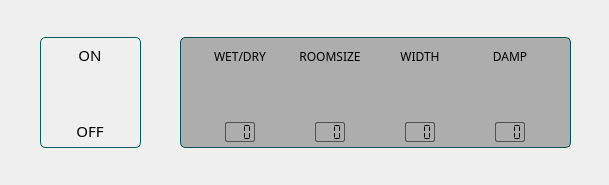
<?xml version="1.0" encoding="UTF-8"?>
<ui version="4.0">
 <class>ReverbTab</class>
 <widget class="QWidget" name="ReverbTab">
  <property name="geometry">
   <rect>
    <x>0</x>
    <y>0</y>
    <width>609</width>
    <height>185</height>
   </rect>
  </property>
  <property name="font">
   <font>
    <family>Cascadia Code</family>
   </font>
  </property>
  <property name="windowTitle">
   <string>Form</string>
  </property>
  <property name="styleSheet">
   <string notr="true"/>
  </property>
  <widget class="QGroupBox" name="toggleBox">
   <property name="geometry">
    <rect>
     <x>40</x>
     <y>37</y>
     <width>101</width>
     <height>111</height>
    </rect>
   </property>
   <property name="styleSheet">
    <string notr="true">QGroupBox {
	border: 1px solid #006060;
	border-radius: 5px;
}</string>
   </property>
   <property name="title">
    <string/>
   </property>
   <widget class="QLabel" name="label_2">
    <property name="geometry">
     <rect>
      <x>20</x>
      <y>8</y>
      <width>60</width>
      <height>20</height>
     </rect>
    </property>
    <property name="font">
     <font>
      <family>Cascadia Code</family>
      <pointsize>11</pointsize>
      <bold>false</bold>
     </font>
    </property>
    <property name="styleSheet">
     <string notr="true"/>
    </property>
    <property name="text">
     <string>ON</string>
    </property>
    <property name="alignment">
     <set>Qt::AlignCenter</set>
    </property>
   </widget>
   <widget class="QLabel" name="label">
    <property name="geometry">
     <rect>
      <x>20</x>
      <y>84</y>
      <width>60</width>
      <height>20</height>
     </rect>
    </property>
    <property name="font">
     <font>
      <family>Cascadia Code</family>
      <pointsize>11</pointsize>
      <bold>false</bold>
     </font>
    </property>
    <property name="text">
     <string>OFF</string>
    </property>
    <property name="alignment">
     <set>Qt::AlignCenter</set>
    </property>
   </widget>
   <widget class="QCheckBox" name="toggle">
    <property name="geometry">
     <rect>
      <x>20</x>
      <y>26</y>
      <width>60</width>
      <height>60</height>
     </rect>
    </property>
    <property name="styleSheet">
     <string notr="true">QCheckBox::indicator {width: 60px; height: 60px; border: 0px;}
QCheckBox::indicator:checked {image: url(:/icons/toggleOn.png);}
QCheckBox::indicator:unchecked {image: url(:/icons/toggleOff.png);}</string>
    </property>
    <property name="text">
     <string/>
    </property>
   </widget>
  </widget>
  <widget class="QGroupBox" name="settings">
   <property name="geometry">
    <rect>
     <x>180</x>
     <y>37</y>
     <width>391</width>
     <height>111</height>
    </rect>
   </property>
   <property name="styleSheet">
    <string notr="true">QGroupBox {
	border: 1px solid #006060;
	border-radius: 5px;
}</string>
   </property>
   <property name="title">
    <string/>
   </property>
   <widget class="QGroupBox" name="wetdry">
    <property name="geometry">
     <rect>
      <x>30</x>
      <y>1</y>
      <width>60</width>
      <height>109</height>
     </rect>
    </property>
    <property name="styleSheet">
     <string notr="true">border: 0px;
border-radius: 0px;</string>
    </property>
    <property name="title">
     <string/>
    </property>
    <widget class="QLCDNumber" name="wetdryVal">
     <property name="geometry">
      <rect>
       <x>15</x>
       <y>84</y>
       <width>30</width>
       <height>20</height>
      </rect>
     </property>
     <property name="font">
      <font>
       <family>Cascadia Code</family>
       <pointsize>9</pointsize>
      </font>
     </property>
     <property name="styleSheet">
      <string notr="true">border: 1px solid #707070;
border-radius: 2px;
</string>
     </property>
     <property name="digitCount">
      <number>3</number>
     </property>
     <property name="segmentStyle">
      <enum>QLCDNumber::Flat</enum>
     </property>
     <property name="value" stdset="0">
      <double>0.000000000000000</double>
     </property>
     <property name="intValue" stdset="0">
      <number>0</number>
     </property>
    </widget>
    <widget class="QWidget" name="wetdryDial" native="true">
     <property name="geometry">
      <rect>
       <x>7</x>
       <y>31</y>
       <width>46</width>
       <height>46</height>
      </rect>
     </property>
     <property name="styleSheet">
      <string notr="true">background: transparent;</string>
     </property>
    </widget>
    <widget class="QLabel" name="label_5">
     <property name="geometry">
      <rect>
       <x>0</x>
       <y>8</y>
       <width>60</width>
       <height>20</height>
      </rect>
     </property>
     <property name="font">
      <font>
       <family>Cascadia Code</family>
       <pointsize>9</pointsize>
       <bold>false</bold>
      </font>
     </property>
     <property name="text">
      <string>WET/DRY</string>
     </property>
     <property name="alignment">
      <set>Qt::AlignCenter</set>
     </property>
    </widget>
   </widget>
   <widget class="QGroupBox" name="damp">
    <property name="geometry">
     <rect>
      <x>300</x>
      <y>1</y>
      <width>60</width>
      <height>109</height>
     </rect>
    </property>
    <property name="styleSheet">
     <string notr="true">border: 0px;
border-radius: 0px;</string>
    </property>
    <property name="title">
     <string/>
    </property>
    <widget class="QLCDNumber" name="dampVal">
     <property name="geometry">
      <rect>
       <x>15</x>
       <y>84</y>
       <width>30</width>
       <height>20</height>
      </rect>
     </property>
     <property name="font">
      <font>
       <family>Cascadia Code</family>
       <pointsize>9</pointsize>
      </font>
     </property>
     <property name="styleSheet">
      <string notr="true">border: 1px solid #707070;
border-radius: 2px;
</string>
     </property>
     <property name="digitCount">
      <number>3</number>
     </property>
     <property name="segmentStyle">
      <enum>QLCDNumber::Flat</enum>
     </property>
     <property name="value" stdset="0">
      <double>0.000000000000000</double>
     </property>
     <property name="intValue" stdset="0">
      <number>0</number>
     </property>
    </widget>
    <widget class="QWidget" name="dampDial" native="true">
     <property name="geometry">
      <rect>
       <x>7</x>
       <y>31</y>
       <width>46</width>
       <height>46</height>
      </rect>
     </property>
     <property name="styleSheet">
      <string notr="true">background: transparent;</string>
     </property>
    </widget>
    <widget class="QLabel" name="label_7">
     <property name="geometry">
      <rect>
       <x>0</x>
       <y>8</y>
       <width>60</width>
       <height>20</height>
      </rect>
     </property>
     <property name="font">
      <font>
       <family>Cascadia Code</family>
       <pointsize>9</pointsize>
       <bold>false</bold>
      </font>
     </property>
     <property name="text">
      <string>DAMP</string>
     </property>
     <property name="alignment">
      <set>Qt::AlignCenter</set>
     </property>
    </widget>
   </widget>
   <widget class="QGroupBox" name="width">
    <property name="geometry">
     <rect>
      <x>210</x>
      <y>1</y>
      <width>60</width>
      <height>109</height>
     </rect>
    </property>
    <property name="styleSheet">
     <string notr="true">border: 0px;
border-radius: 0px;</string>
    </property>
    <property name="title">
     <string/>
    </property>
    <widget class="QLCDNumber" name="widthVal">
     <property name="geometry">
      <rect>
       <x>15</x>
       <y>84</y>
       <width>30</width>
       <height>20</height>
      </rect>
     </property>
     <property name="font">
      <font>
       <family>Cascadia Code</family>
       <pointsize>9</pointsize>
      </font>
     </property>
     <property name="styleSheet">
      <string notr="true">border: 1px solid #707070;
border-radius: 2px;
</string>
     </property>
     <property name="digitCount">
      <number>3</number>
     </property>
     <property name="segmentStyle">
      <enum>QLCDNumber::Flat</enum>
     </property>
     <property name="value" stdset="0">
      <double>0.000000000000000</double>
     </property>
     <property name="intValue" stdset="0">
      <number>0</number>
     </property>
    </widget>
    <widget class="QWidget" name="widthDial" native="true">
     <property name="geometry">
      <rect>
       <x>7</x>
       <y>31</y>
       <width>46</width>
       <height>46</height>
      </rect>
     </property>
     <property name="styleSheet">
      <string notr="true">background: transparent;</string>
     </property>
    </widget>
    <widget class="QLabel" name="label_8">
     <property name="geometry">
      <rect>
       <x>0</x>
       <y>8</y>
       <width>60</width>
       <height>20</height>
      </rect>
     </property>
     <property name="font">
      <font>
       <family>Cascadia Code</family>
       <pointsize>9</pointsize>
       <bold>false</bold>
      </font>
     </property>
     <property name="text">
      <string>WIDTH</string>
     </property>
     <property name="alignment">
      <set>Qt::AlignCenter</set>
     </property>
    </widget>
   </widget>
   <widget class="QGroupBox" name="roomsize">
    <property name="geometry">
     <rect>
      <x>120</x>
      <y>1</y>
      <width>60</width>
      <height>109</height>
     </rect>
    </property>
    <property name="styleSheet">
     <string notr="true">border: 0px;
border-radius: 0px;</string>
    </property>
    <property name="title">
     <string/>
    </property>
    <widget class="QLCDNumber" name="roomsizeVal">
     <property name="geometry">
      <rect>
       <x>15</x>
       <y>84</y>
       <width>30</width>
       <height>20</height>
      </rect>
     </property>
     <property name="font">
      <font>
       <family>Cascadia Code</family>
       <pointsize>9</pointsize>
      </font>
     </property>
     <property name="styleSheet">
      <string notr="true">border: 1px solid #707070;
border-radius: 2px;
</string>
     </property>
     <property name="digitCount">
      <number>3</number>
     </property>
     <property name="segmentStyle">
      <enum>QLCDNumber::Flat</enum>
     </property>
     <property name="value" stdset="0">
      <double>0.000000000000000</double>
     </property>
     <property name="intValue" stdset="0">
      <number>0</number>
     </property>
    </widget>
    <widget class="QWidget" name="roomsizeDial" native="true">
     <property name="geometry">
      <rect>
       <x>7</x>
       <y>31</y>
       <width>46</width>
       <height>46</height>
      </rect>
     </property>
     <property name="styleSheet">
      <string notr="true">background: transparent;</string>
     </property>
    </widget>
    <widget class="QLabel" name="label_9">
     <property name="geometry">
      <rect>
       <x>0</x>
       <y>8</y>
       <width>60</width>
       <height>20</height>
      </rect>
     </property>
     <property name="font">
      <font>
       <family>Cascadia Code</family>
       <pointsize>9</pointsize>
       <bold>false</bold>
      </font>
     </property>
     <property name="text">
      <string>ROOMSIZE</string>
     </property>
     <property name="alignment">
      <set>Qt::AlignCenter</set>
     </property>
    </widget>
   </widget>
   <widget class="QWidget" name="overlay" native="true">
    <property name="geometry">
     <rect>
      <x>0</x>
      <y>0</y>
      <width>391</width>
      <height>111</height>
     </rect>
    </property>
    <property name="styleSheet">
     <string notr="true">border: 1px solid transparent;
border-radius: 5px;
background: rgba(0, 0, 0, 70);</string>
    </property>
   </widget>
  </widget>
 </widget>
 <resources/>
 <connections/>
</ui>
